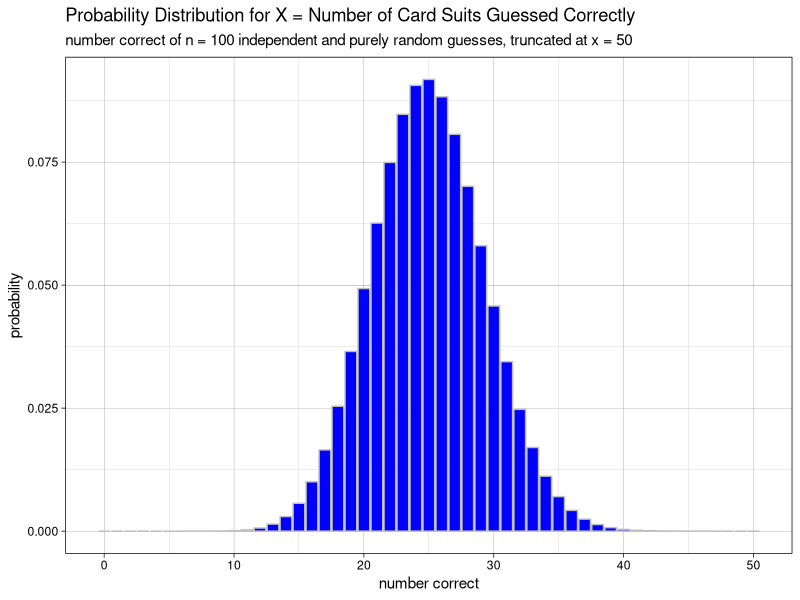
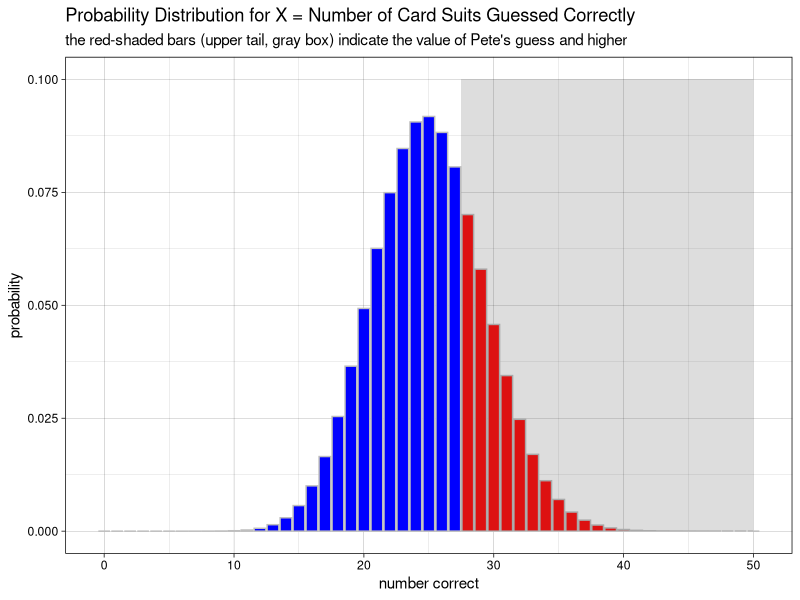
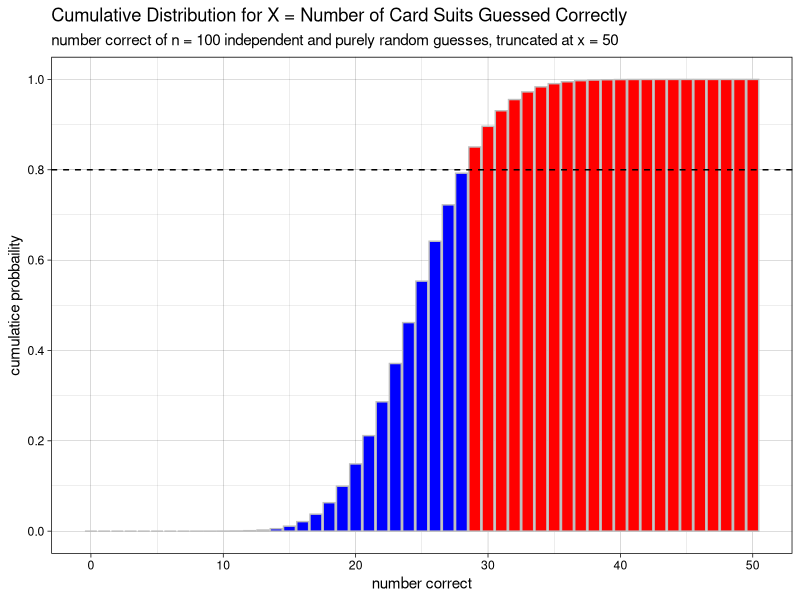

The R script that drew these images, in order:
## ---- chunk 1
knitr::opts_chunk$set(message = FALSE, warning = FALSE, comment = NA)
## ---- chunk 2
library(tidyverse)
## ---- chunk 3
n <- 100
p <- 1/4
(expected_value <- n * p)

bin_pmf <- tibble(x = 0:n, probability = dbinom(x, n, p))

bin_pmf_50 <- bin_pmf %>% 
  filter(x <= 50)

ggplot(bin_pmf_50, aes(x = x, y = probability)) + 
  geom_bar(stat = "identity", color = "gray", fill = "blue") +
  labs(title = "Probability Distribution for X = Number of Card Suits Guessed Correctly",
       subtitle = "number correct of n = 100 independent and purely random guesses, truncated at x = 50",
       x = "number correct") +
  theme_linedraw()
## ---- chunk 4
pete_x <- 28  # change this to test 44 correct guesses

bin_pmf <- bin_pmf %>% 
  mutate(shading = ifelse(x >= pete_x, "red", "blue"))

bin_pmf_50 <- bin_pmf %>% 
  filter(x <= 50)

ggplot(bin_pmf_50, aes(x = x, y = probability, fill = shading)) + 
  geom_bar(stat = "identity", color = "gray", fill = bin_pmf_50$shading) +
  annotate("rect", xmin = pete_x - 0.5, xmax = 50, ymin = 0, ymax = .1, alpha = .2) +
  labs(title = "Probability Distribution for X = Number of Card Suits Guessed Correctly",
       subtitle = "the red-shaded bars (upper tail, gray box) indicate the value of Pete's guess and higher",
       x = "number correct") +
  theme_linedraw()

(pete_prob <- pbinom(pete_x - 1, n, p, lower.tail = FALSE))  # find the blue area and subtract from 1
## ---- chunk 5
upper_pct <- 0.20
lower_pct <- 1 - upper_pct

bin_cdf <- tibble(x = 0:n, cum_prob = pbinom(x, n, p))

bin_cdf <- bin_cdf %>% 
  mutate(shading = ifelse(cum_prob >= lower_pct, "red", "blue"))

bin_cdf_50 <- bin_cdf %>% 
  filter(x <= 50)

ggplot(bin_cdf_50, aes(x = x, y = cum_prob)) + 
  geom_bar(stat = "identity", color = "gray", fill = bin_cdf_50$shading) +
  geom_hline(yintercept = lower_pct, linetype = "dashed") +
  scale_y_continuous(breaks = seq(0, 1, 0.2)) +
  labs(title = "Cumulative Distribution for X = Number of Card Suits Guessed Correctly",
       subtitle = "number correct of n = 100 independent and purely random guesses, truncated at x = 50",
       x = "number correct",
       y = "cumulatice probbaility") +
  theme_linedraw()

(threshold <- qbinom(upper_pct, n, p, lower.tail = FALSE))
## ---- chunk 6
sessionInfo()
